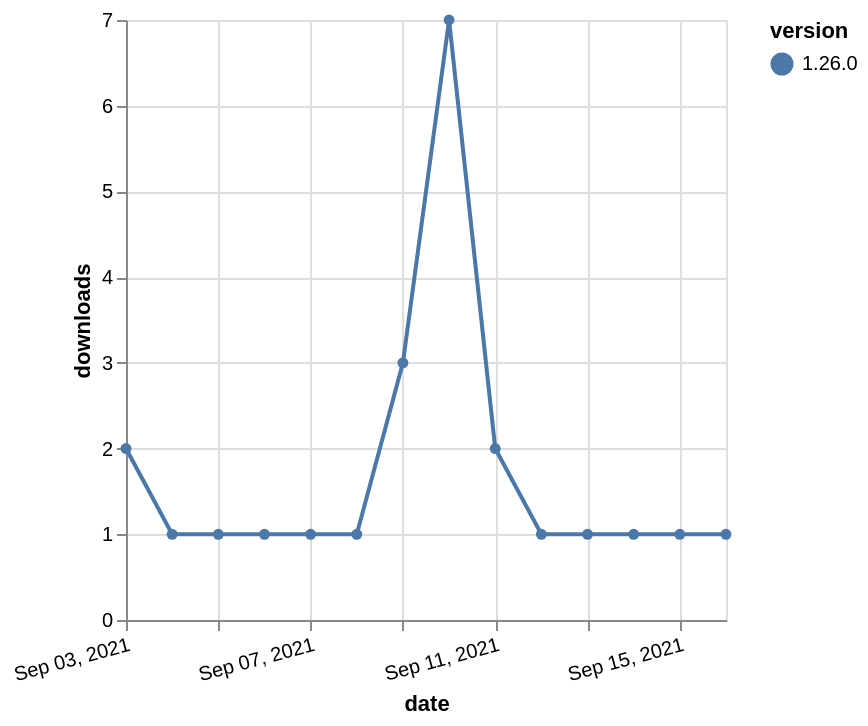

Express this chart as Vega-Lite.
### Vega-Lite specification from a JSON file in a GitHub repository (floating-point values rounded to 4 significant figures)
{"$schema": "https://vega.github.io/schema/vega-lite/v5.json", "description": "A simple bar chart with embedded data.", "data": {"values": [{"date": "2021-09-03", "total": 504, "delta": 2, "version": "1.26.0"}, {"date": "2021-09-04", "total": 505, "delta": 1, "version": "1.26.0"}, {"date": "2021-09-05", "total": 506, "delta": 1, "version": "1.26.0"}, {"date": "2021-09-06", "total": 507, "delta": 1, "version": "1.26.0"}, {"date": "2021-09-07", "total": 508, "delta": 1, "version": "1.26.0"}, {"date": "2021-09-08", "total": 509, "delta": 1, "version": "1.26.0"}, {"date": "2021-09-09", "total": 512, "delta": 3, "version": "1.26.0"}, {"date": "2021-09-10", "total": 519, "delta": 7, "version": "1.26.0"}, {"date": "2021-09-11", "total": 521, "delta": 2, "version": "1.26.0"}, {"date": "2021-09-12", "total": 522, "delta": 1, "version": "1.26.0"}, {"date": "2021-09-13", "total": 523, "delta": 1, "version": "1.26.0"}, {"date": "2021-09-14", "total": 524, "delta": 1, "version": "1.26.0"}, {"date": "2021-09-15", "total": 525, "delta": 1, "version": "1.26.0"}, {"date": "2021-09-16", "total": 526, "delta": 1, "version": "1.26.0"}]}, "width": "container", "mark": {"type": "line", "point": {"filled": true}}, "encoding": {"x": {"field": "date", "type": "temporal", "timeUnit": "yearmonthdate", "title": "date", "axis": {"labelAngle": -15}}, "y": {"field": "delta", "type": "quantitative", "title": "downloads"}, "color": {"field": "version", "type": "nominal"}, "tooltip": {"field": "delta"}}}
